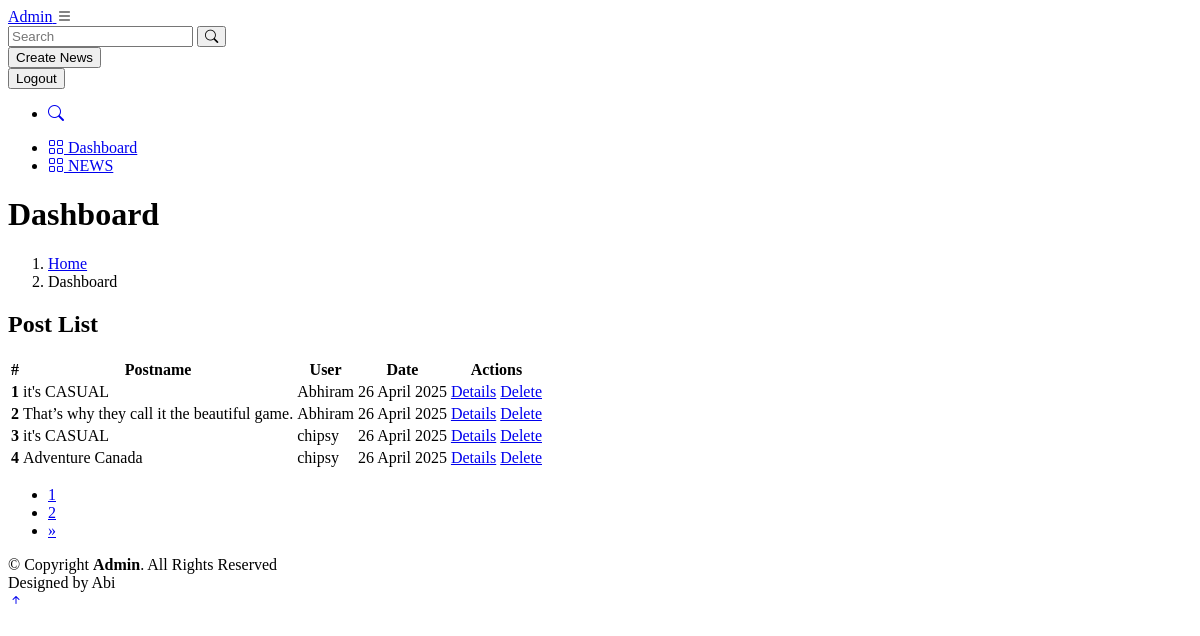
The app's page /listblog/ with its own data.
### blogapp/models.py (models this page shows, shortened)
class Post(models.Model):
    postname = models.CharField(max_length=600)
    category = models.CharField(max_length=600)
    image = models.ImageField(upload_to='img/posts', blank=True, null=True)
    content = models.CharField(max_length=100000)
    time = models.CharField(default=time, max_length=100, blank=True)
    likes = models.IntegerField(null=True, blank=True, default=0)
    user = models.ForeignKey(settings.AUTH_USER_MODEL, on_delete=models.CASCADE)

### Account/models.py (models this page shows)
class CustomUser(AbstractUser):
    USER_TYPE_CHOICES = (
        ('admin', 'Admin'),
        ('user', 'Regular User'),
    )
    user_type = models.CharField(
        max_length=20,
        choices=USER_TYPE_CHOICES,
        default='user'
    )
    profile_pic = models.ImageField(
        upload_to='profile_pics/',
        null=True,
        blank=True
    )
    def __str__(self):
        return self.username

### blogapp/views.py (the view)
# urls.py: path('listblog/',views.listblog,name='listblog'),
def listblog(request):
    posts=Post.objects.all()
    paginator=Paginator(posts,4)
    page_number=request.GET.get('page')
    try:
        page=paginator.get_page(page_number)
    except EmptyPage:
        page=paginator.page(page_number.num_pages)
    return render(request,'user/listpost.html',{'posts':posts,'page':page})

### blogapp/templates/user/listpost.html (shortened to what this page needs)
{% extends 'user/base.html' %}
{% load static %}
{% block content %}
    <h1>Post List</h1>
    <table class="table">
        <thead>
            <tr>
                <th scope="col">#</th>
                <th scope="col">Postname</th>
                <th scope="col">User</th>
                <th scope="col">Date</th>
                <th scope="col">Actions</th>
            </tr>
        </thead>
        <tbody>
            {% for post in page %}
            <tr>
                <th scope="row">{{ forloop.counter }}</th>
                <td>{{ post.postname }}</td>
                <td>{{ post.user }}</td>
                <td>{{ post.time }}</td>
                <td>
                    <a href="{% url 'blogapp:detailsview' post.id %}" class="btn btn-outline-primary">Details</a>
                    <a href="{% url 'blogapp:deleteview' post.id %}" class="btn btn-outline-danger">Delete</a>
                </td>
            </tr>
            {% endfor %}
        </tbody>
    </table>
    <nav aria-label="Page navigation example">
        <ul class="pagination">
          {% for num in page.paginator.page_range %}
          <li class="page-item {% if page.number == num %}activate{% endif %}">
            <a class="page-link" href="?page={{ num }}">{{ num }}</a>
        </li>
          {% endfor %}
          {% if page.has_next %}
          <li class="page-item">
            <a class="page-link" href="?page={{ page.next_page_number }}" aria-label="Next">
              <span aria-hidden="true">&raquo;</span>
            </a>
          </li>
          {% endif %}
        </ul>
      </nav>
{% endblock %}

### records on screen
Post: postname "it's CASUAL", user "Abhiram", time "26 April 2025"
Post: postname "That’s why they call it the beautiful game.", user "Abhiram", time "26 April 2025"
Post: postname "it's CASUAL", user "chipsy", time "26 April 2025"
Post: postname "Adventure Canada", user "chipsy", time "26 April 2025"

### other values on screen
{{ num }} "1" "2"
